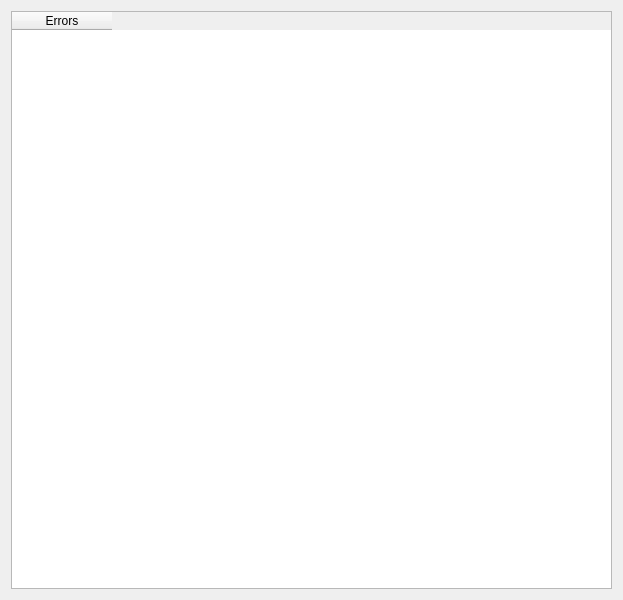
<?xml version="1.0" encoding="UTF-8"?>
<ui version="4.0">
 <class>errors</class>
 <widget class="QDialog" name="errors">
  <property name="geometry">
   <rect>
    <x>0</x>
    <y>0</y>
    <width>623</width>
    <height>600</height>
   </rect>
  </property>
  <property name="windowTitle">
   <string>Errors</string>
  </property>
  <layout class="QVBoxLayout" name="verticalLayout">
   <item>
    <widget class="QTableWidget" name="tableWidget">
     <column>
      <property name="text">
       <string>Errors</string>
      </property>
     </column>
    </widget>
   </item>
  </layout>
 </widget>
 <resources/>
 <connections/>
</ui>
